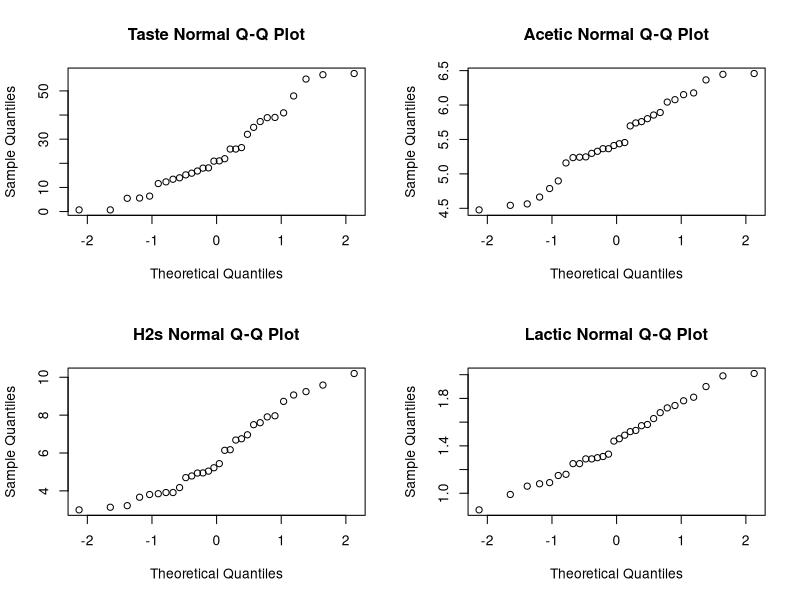
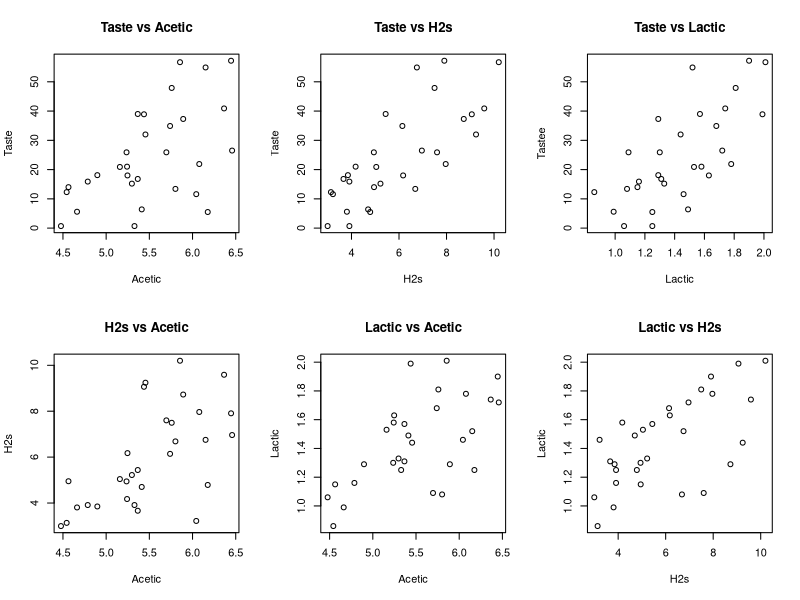
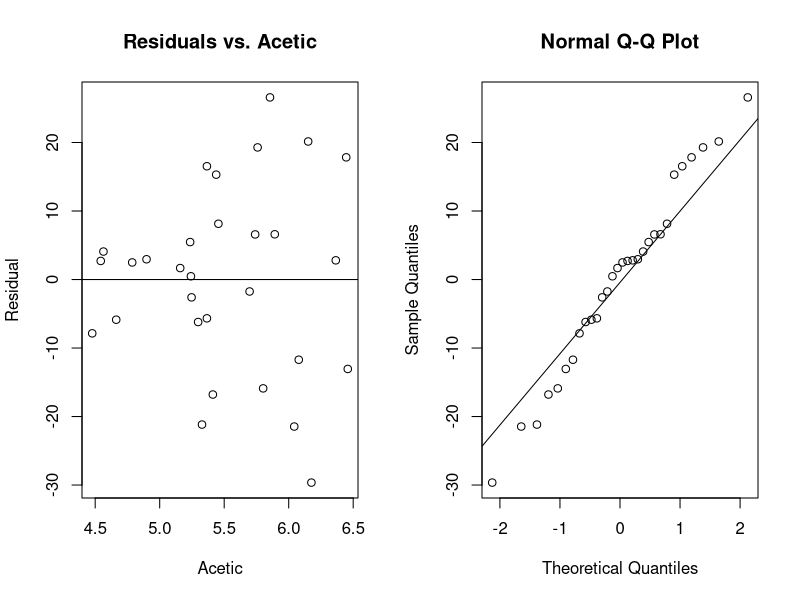
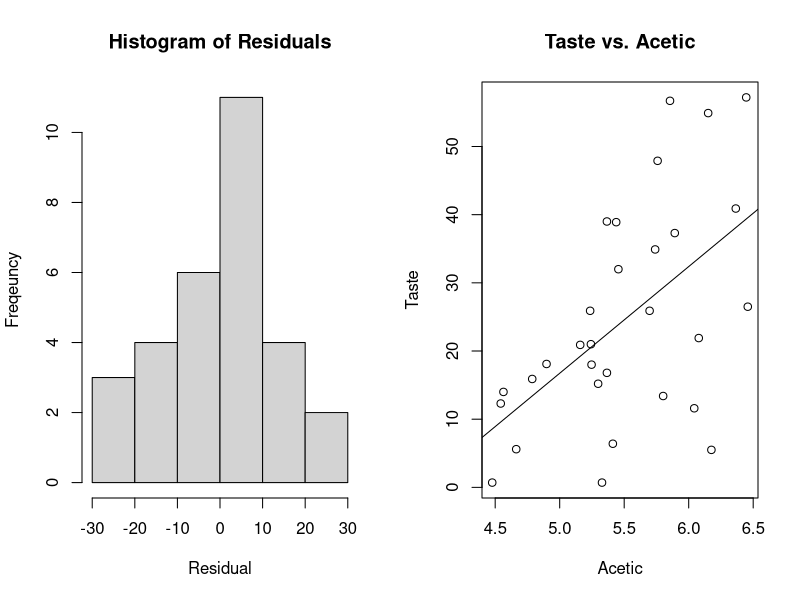
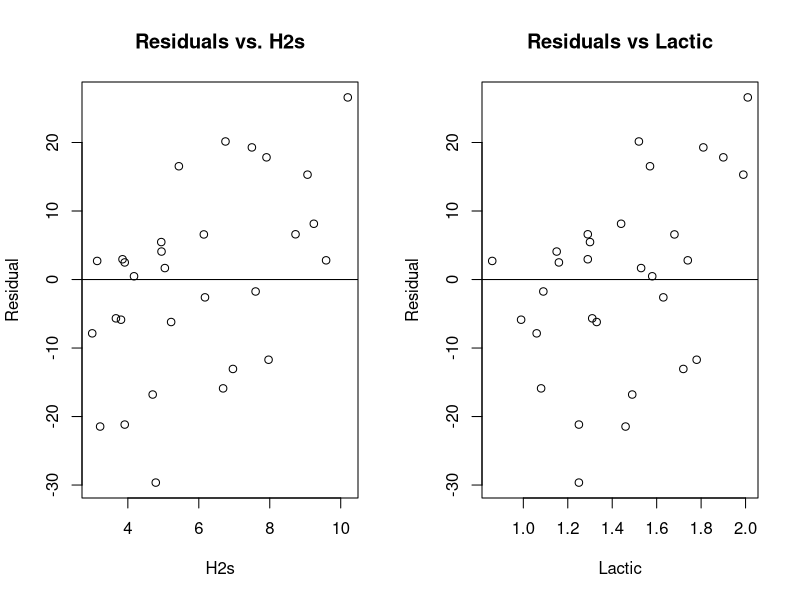
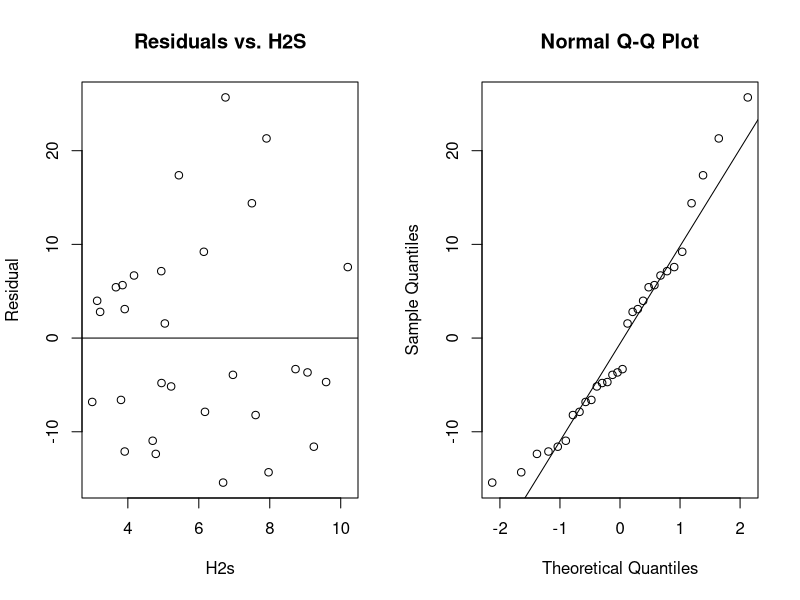
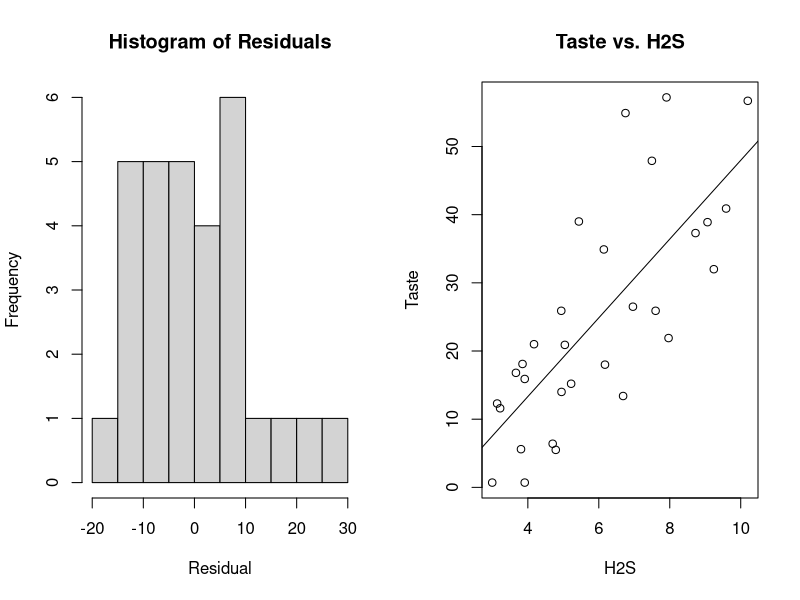
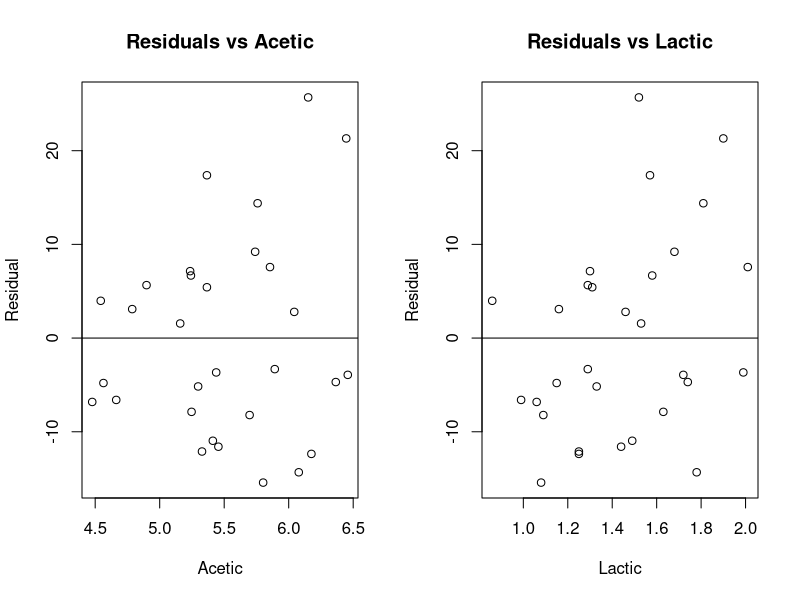

The R source for these figures, in order:
## ---- chunk 1
dt <- read.csv("ex11-53cheese.csv", header=TRUE)
n = nrow(dt)
variable <- function(l) {
  obj <- list(x = mean(l), med = median(l), sd = sd(l), iqr = IQR(l))
  attr(obj, 'class') <- 'variable'
  obj
}

taste <- variable(dt$taste)
acetic <- variable(dt$acetic)
h2s <- variable(dt$h2s)
lactic <- variable(dt$lactic)
print("Taste")
stem(dt$taste)
print("Acetic")
stem(dt$acetic)
print("H2S")
stem(dt$h2s)
print("Lactic")
stem(dt$lactic)

par(mfrow=c(2,2))
qqnorm(dt$taste, main="Taste Normal Q-Q Plot")
qqnorm(dt$acetic, main="Acetic Normal Q-Q Plot")
qqnorm(dt$h2s, main="H2s Normal Q-Q Plot")
qqnorm(dt$lactic, main="Lactic Normal Q-Q Plot")
## ---- chunk 2
par(mfrow=c(2,3))
plot(dt$acetic, dt$taste, xlab="Acetic", ylab="Taste", main="Taste vs Acetic")
plot(dt$h2s, dt$taste, xlab="H2s", ylab="Taste", main="Taste vs H2s")
plot(dt$lactic, dt$taste, xlab="Lactic", ylab="Tastee", main="Taste vs Lactic")
plot(dt$acetic, dt$h2s, xlab="Acetic", ylab="H2s", main="H2s vs Acetic")
plot(dt$acetic, dt$lactic, xlab="Acetic", ylab="Lactic", main="Lactic vs Acetic")
plot(dt$h2s, dt$lactic, xlab="H2s", ylab="Lactic", main="Lactic vs H2s")

taste_acetic = cor(dt$taste, dt$acetic)
taste_h2s = cor(dt$taste, dt$h2s)
taste_lactic = cor(dt$taste, dt$lactic)
acetic_h2s = cor(dt$acetic, dt$h2s)
acetic_lactic = cor(dt$acetic, dt$lactic)
h2s_lactic = cor(dt$h2s, dt$lactic)

# Taste-Acetic
p1 = cor.test(dt$taste, dt$acetic)$p.value
# Taste-H2s
p2 = cor.test(dt$taste, dt$h2s)$p.value
# Taste-Lactic
p3 = cor.test(dt$taste, dt$lactic)$p.value
# Acetic-H2s
p4 = cor.test(dt$acetic, dt$h2s)$p.value
# Acetic-Lactic
p5 = cor.test(dt$acetic, dt$lactic)$p.value
# H2s-Lactic
p6 = cor.test(dt$h2s, dt$lactic)$p.value
## ---- chunk 3
# Taste: Response, Acetic: explanatory
taste_acetic_lm <- lm(dt$taste ~ dt$acetic)
print(taste_acetic_lm)
summary(taste_acetic_lm)
## ---- chunk 4
par(mfrow=c(1,2))
plot(dt$acetic, resid(taste_acetic_lm), main="Residuals vs. Acetic", xlab="Acetic", ylab="Residual")
abline(0,0)

qqnorm(resid(taste_acetic_lm))
qqline(resid(taste_acetic_lm))

par(mfrow=c(1,2))
hist(resid(taste_acetic_lm), main="Histogram of Residuals", xlab="Residual", ylab="Freqeuncy")
plot(dt$acetic, dt$taste, main="Taste vs. Acetic", xlab="Acetic", ylab="Taste")
abline(taste_acetic_lm)

par(mfrow=c(1,2))
plot(dt$h2s, resid(taste_acetic_lm), main="Residuals vs. H2s", xlab="H2s", ylab="Residual")
abline(0,0)
plot(dt$lactic, resid(taste_acetic_lm), main="Residuals vs Lactic", xlab="Lactic", ylab="Residual")
abline(0,0)
## ---- chunk 5
# Taste: response; H2s: explanatory
taste_h2s_lm <- lm(dt$taste ~ dt$h2s)
print(taste_h2s_lm)
summary(taste_h2s_lm)
## ---- chunk 6
par(mfrow=c(1,2))
plot(dt$h2s, resid(taste_h2s_lm), main="Residuals vs. H2S", xlab="H2s", ylab="Residual")
abline(0,0)
qqnorm(resid(taste_h2s_lm))
qqline(resid(taste_h2s_lm))

par(mfrow=c(1,2))
hist(resid(taste_h2s_lm), main="Histogram of Residuals", xlab="Residual")
plot(dt$h2s, dt$taste, main="Taste vs. H2S", xlab="H2S", ylab="Taste")
abline(taste_h2s_lm)

par(mfrow=c(1,2))
plot(dt$acetic, resid(taste_h2s_lm), main="Residuals vs Acetic", xlab="Acetic", ylab="Residual")
abline(0,0)
plot(dt$lactic, resid(taste_h2s_lm), main="Residuals vs Lactic", xlab="Lactic", ylab="Residual")
abline(0,0)
## ---- chunk 7
# Taste: response; Lactic: explanatory
taste_lactic_lm <- lm(dt$taste ~ dt$lactic)
print(taste_lactic_lm)
summary(taste_lactic_lm)
## ---- chunk 8
par(mfrow=c(1,2))
plot(dt$lactic, resid(taste_lactic_lm), main="Residuals vs. Lactic", xlab="Lactic", ylab="Residual")
abline(0,0)
qqnorm(resid(taste_lactic_lm))
qqline(resid(taste_lactic_lm))

par(mfrow=c(1,2))
hist(resid(taste_lactic_lm), main="Histogram of Residuals", xlab="Residual")
plot(dt$lactic, dt$taste, main="Taste vs. Lactic", xlab="Lactic", ylab="Taste")
abline(taste_lactic_lm)

par(mfrow=c(1,2))
plot(dt$acetic, resid(taste_lactic_lm), main="Residuals vs. Acetic", xlab="Acetic", ylab="Residual")
abline(0,0)
plot(dt$h2s, resid(taste_lactic_lm), main="Residuals vs. H2S", xlab="H2S", ylab="Residual")
abline(0,0)
## ---- chunk 9
# Multiple regression with Acetic and H2S to predict Taste
acetic_h2s_lm <- lm(dt$taste ~ dt$acetic + dt$h2s)
summary(acetic_h2s_lm)
## ---- chunk 10
h2s_lactic_lm <- lm(dt$taste ~ dt$h2s + dt$lactic)
summary(h2s_lactic_lm)
## ---- chunk 11
final_lm <- lm(dt$taste ~ dt$acetic + dt$h2s + dt$lactic)
summary(final_lm)

par(mfrow=c(1,2))
hist(resid(final_lm), main="Histogram of Residuals", xlab="Residual")
qqnorm(resid(final_lm))
qqline(resid(final_lm))

par(mfrow=c(1,3))
plot(dt$acetic, resid(final_lm), main="Residuals vs. Acetic", xlab="Acetic", ylab="Residual")
abline(0,0)
plot(dt$h2s, resid(final_lm), main="Residuals vs. H2S", xlab="H2S", ylab="Residual")
abline(0,0)
plot(dt$lactic, resid(final_lm), main="Residuals vs. Lactic", xlab="Lactic", ylab="Residual")
abline(0,0)
